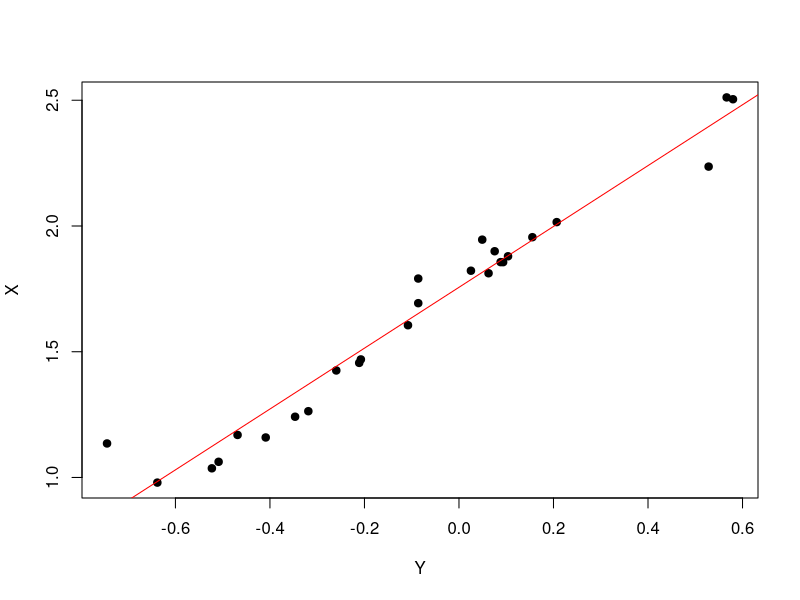

Recreate this plot in R.
## Lectura de datos ----
# TODO: Agregar nuevos datos de prueba en carpeta data
dCaudalesSantaAna = read.csv("data/caudales.csv", sep = ";", header=T)

## Definición de función para cálculo de curva de descarga ----
curvaDescarga <- function(df, ho=0.25){
  ## ho: Altura inicial (cuando el caudal es 0)
  
  # Extracción de alturas
  h <- df[,2]

	# Extracción de caudales
  caudal <- df[,3]
  
  # Cálculo de variación (h-ho)
  variacion <- h - ho
  
  # Cáculo de Y
  Y <- log10(variacion)
  
  # Cálculo de X
  X <- log10(caudal)
  
  # Cálculo de n
  # Referencia: https://bit.ly/383UCF9
  #n <- c(summary(lm(X~Y))$coef[1,1], summary(lm(X~Y))$coef[2,1])
  mod <- lm(X~Y)
  n <- summary(mod)$coef[2,1]
  
  # Cálcular a
	# TODO: Definir que es "a"
  a <- 10^(1.742)
  
  # Cálcular Q (caudal calculado)
  Q <- a * (variacion)^n
  
	# Gráfica de curva de descarga
	# TODO: Revisar información a utilizar
	#plot(Q, h, main = "Curva de descarga")

  # Gráfica de ajuste lineal
  plot(Y, X, pch=19)
  abline(mod, col="red")
  
	print("Finalizado: Visualiza la gráfica en Rplots.pdf")

}

## Uso de función de curvatura de descarga
curvaDescarga(dCaudalesSantaAna)



